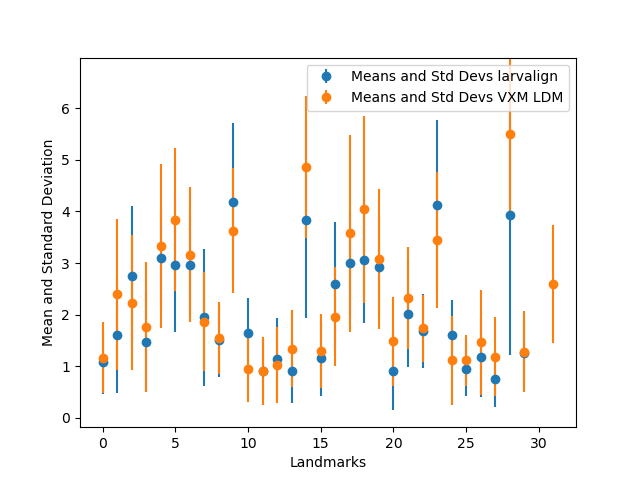
#> input picture resources/chapter5/additional_tables/ldm/mean_std_plot_ldm.png, 640 x 480 px, found by its file name
$ python plot_mean_and_std_lre.py
#> lines starting #> are read from the running program, lines starting #| are printed output that depends on the picture
import os
import matplotlib.pyplot as plt
import matplotlib.image as mpimg

def plot_images(png_file, jpg_file, output_file):
    # Read in the png file and store it in a variable
    png = mpimg.imread(png_file)
#> png is the input picture: shape (480, 640, 4) float32; mean R, G, B, A 0.975, 0.965, 0.956, 1

    # Read in the jpg file and store it in a variable
    jpg = mpimg.imread(jpg_file)
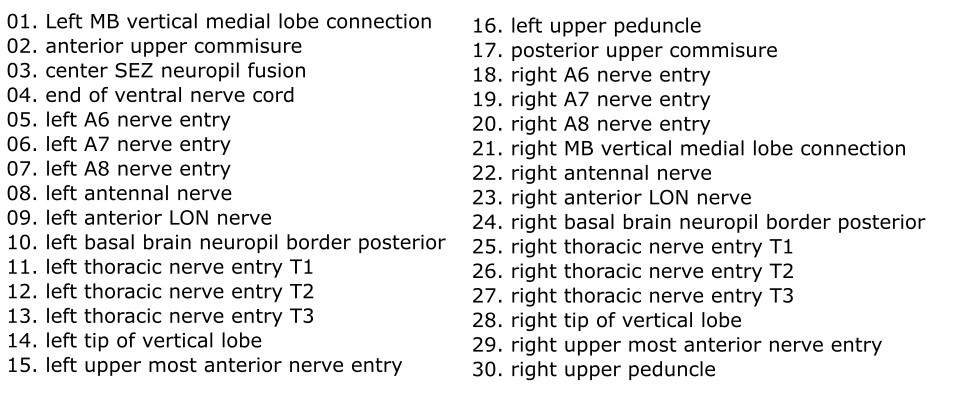
#> input picture resources/chapter5/additional_tables/ldm/names.jpg, 958 x 403 px, found by its file name
#> jpg is the input picture: shape (403, 958, 3); min 0, max 255, mean 232.4

    # Create a figure with two subplots
    fig, (ax1, ax2) = plt.subplots(1, 2)

    # Plot the png image in the first subplot
    ax1.imshow(png)

    # Plot the jpg image in the second subplot
    ax2.imshow(jpg)

    # Save the figure to a file
    plt.savefig(output_file)
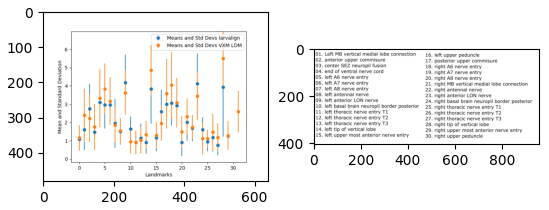
#> figure drawn by matplotlib, 2 panels


# Example usage
png_file=r'D:\04.GitRepository\masterthesis_report\resources\chapter5\additional_tables\ldm\mean_std_plot_ldm.png'
jpg_file=r'D:\04.GitRepository\masterthesis_report\resources\chapter5\additional_tables\ldm\names.jpg'
output_file=r'D:\04.GitRepository\masterthesis_report\resources\chapter5\additional_tables\ldm\ldm.png'
plot_images(png_file, jpg_file, output_file);
